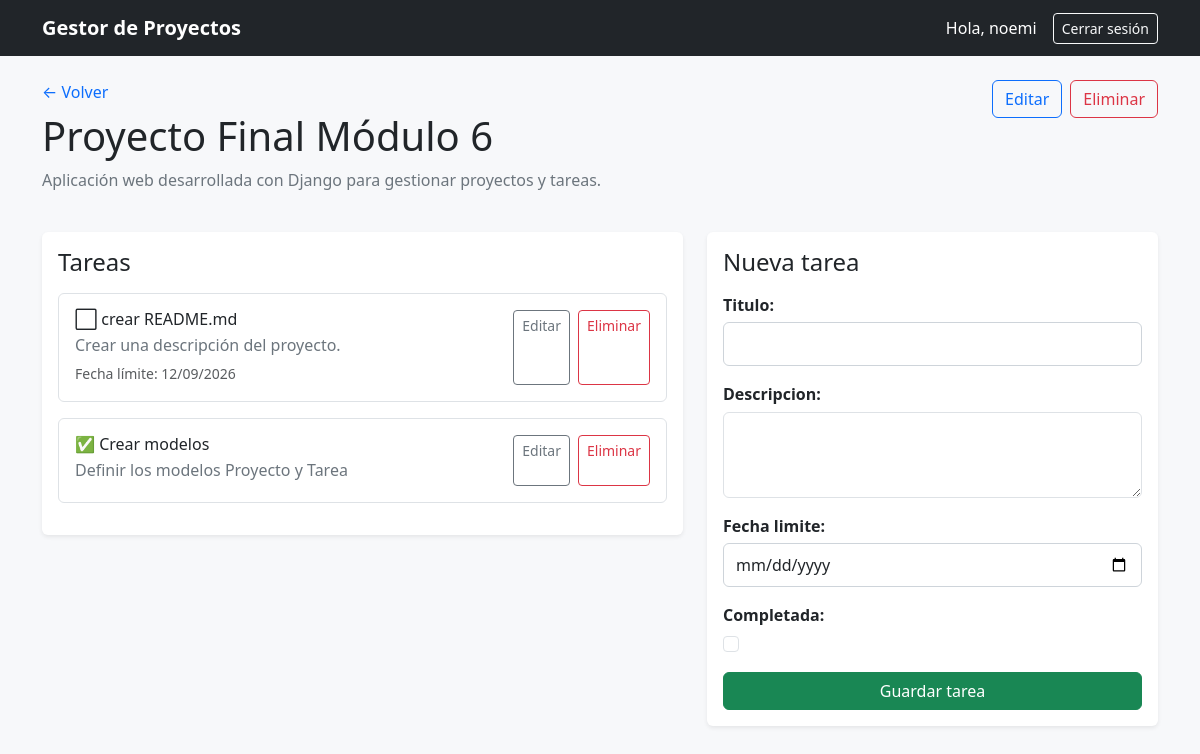
Page /proyectos/2/ (signed in) on the committed database.
### proyectos/models.py (models this page shows, shortened)
class Proyecto(models.Model):
    nombre = models.CharField(max_length=120)
    descripcion = models.TextField(blank=True)
    fecha_creacion = models.DateTimeField(auto_now_add=True)
    usuario = models.ForeignKey(
        User,
        on_delete=models.CASCADE,
        related_name="proyectos"
    )
    class Meta:
        ordering = ["-fecha_creacion"]

class Tarea(models.Model):
    proyecto = models.ForeignKey(
        Proyecto,
        on_delete=models.CASCADE,
        related_name="tareas"
    )
    titulo = models.CharField(max_length=120)
    descripcion = models.TextField(blank=True)
    fecha_limite = models.DateField(blank=True, null=True)
    completada = models.BooleanField(default=False)
    fecha_creacion = models.DateTimeField(auto_now_add=True)
    class Meta:
        ordering = ["completada", "fecha_limite", "-fecha_creacion"]

### proyectos/views.py (the view)
# urls.py: path("proyectos/<int:pk>/", ProyectoDetailView.as_view(), name="detalle"),
class ProyectoDetailView(LoginRequiredMixin, DetailView):
    model = Proyecto
    template_name = "proyectos/proyecto_detail.html"
    context_object_name = "proyecto"
    def get_queryset(self):
        return Proyecto.objects.filter(usuario=self.request.user)
    def get_context_data(self, **kwargs):
        context = super().get_context_data(**kwargs)
        context["tarea_form"] = TareaForm()
        return context

### proyectos/forms.py
class TareaForm(forms.ModelForm):
    class Meta:
        model = Tarea
        fields = ["titulo", "descripcion", "fecha_limite", "completada"]
        widgets = {
            "titulo": forms.TextInput(attrs={"class": "form-control"}),
            "descripcion": forms.Textarea(attrs={"class": "form-control", "rows": 3}),
            "fecha_limite": forms.DateInput(
                attrs={"class": "form-control", "type": "date"}
            ),
            "completada": forms.CheckboxInput(attrs={"class": "form-check-input"}),
        }

### proyectos/templates/proyectos/proyecto_detail.html (shortened to what this page needs)
{% extends "base.html" %}
{% block contenido %}
<div class="d-flex justify-content-between align-items-start mb-4">
    <div>
        <a href="{% url 'proyectos:lista' %}" class="text-decoration-none">← Volver</a>
        <h1 class="mt-2">{{ proyecto.nombre }}</h1>
        <p class="text-secondary">{{ proyecto.descripcion|default:"Sin descripción." }}</p>
    </div>
    <div class="d-flex gap-2">
        <a href="{% url 'proyectos:editar' proyecto.pk %}" class="btn btn-outline-primary">
            Editar
        </a>
        <a href="{% url 'proyectos:eliminar' proyecto.pk %}" class="btn btn-outline-danger">
            Eliminar
        </a>
    </div>
</div>
<div class="row g-4">
    <div class="col-lg-7">
        <div class="card shadow-sm">
            <div class="card-body">
                <h2 class="h4 mb-3">Tareas</h2>
                {% for tarea in proyecto.tareas.all %}
                    <div class="border rounded p-3 mb-3">
                        <div class="d-flex justify-content-between">
                            <div>
                                <h3 class="h6 mb-1">
                                    {% if tarea.completada %}✅{% else %}⬜{% endif %}
                                    {{ tarea.titulo }}
                                </h3>
                                <p class="mb-1 text-secondary">
                                    {{ tarea.descripcion|default:"Sin descripción." }}
                                </p>
                                {% if tarea.fecha_limite %}
                                    <small class="text-muted">
                                        Fecha límite: {{ tarea.fecha_limite|date:"d/m/Y" }}
                                    </small>
                                {% endif %}
                            </div>
                            <div class="d-flex gap-2">
                                <a href="{% url 'proyectos:tarea_editar' tarea.pk %}"
                                   class="btn btn-sm btn-outline-secondary">Editar</a>
                                <a href="{% url 'proyectos:tarea_eliminar' tarea.pk %}"
                                   class="btn btn-sm btn-outline-danger">Eliminar</a>
                            </div>
                        </div>
                    </div>
                {% empty %}
                    <p class="text-secondary">Este proyecto todavía no tiene tareas.</p>
                {% endfor %}
            </div>
        </div>
    </div>
    <div class="col-lg-5">
        <div class="card shadow-sm">
            <div class="card-body">
                <h2 class="h4 mb-3">Nueva tarea</h2>
                <form method="POST" action="{% url 'proyectos:tarea_nueva' proyecto.pk %}">
                    {{ tarea_form.as_p }}
                    <button type="submit" class="btn btn-success w-100">
                        Guardar tarea
                    </button>
                </form>
            </div>
        </div>
    </div>
</div>
{% endblock %}

### templates/base.html (shortened to what this page needs)
{% load static %}
<!DOCTYPE html>
<html lang="es">
<head>
    <link href="https://cdn.jsdelivr.net/npm/bootstrap@5.3.3/dist/css/bootstrap.min.css" rel="stylesheet">
    <link rel="stylesheet" href="{% static 'css/estilos.css' %}">
</head>
<body>
<nav class="navbar navbar-expand-lg navbar-dark bg-dark mb-4">
    <div class="container">
        <a class="navbar-brand fw-semibold" href="{% url 'proyectos:lista' %}">
            Gestor de Proyectos
        </a>
        <div class="ms-auto d-flex align-items-center gap-2">
            {% if user.is_authenticated %}
                <span class="text-white me-2">Hola, {{ user.username }}</span>
                <form method="POST" action="{% url 'logout' %}">
                    <button type="submit" class="btn btn-outline-light btn-sm">Cerrar sesión</button>
                </form>
            {% else %}
                <a href="{% url 'login' %}" class="btn btn-outline-light btn-sm">Iniciar sesión</a>
                <a href="{% url 'registro' %}" class="btn btn-light btn-sm">Registrarse</a>
            {% endif %}
        </div>
    </div>
</nav>
<main class="container pb-5">
    {% block contenido %}{% endblock %}
</main>
</body>
</html>

### static/css/estilos.css (style rules this page uses)
body { background: #f7f8fa; }
.card { border: 0; }
form p { margin-bottom: 1rem; }
form p label { display: block; font-weight: 600; margin-bottom: .35rem; }
form p input:not([type="checkbox"]), form p textarea, form p select { width: 100%; padding: .55rem .75rem; border: 1px solid #ced4da; border-radius: .375rem; }

### rows in the picture
Proyecto: nombre "Proyecto Final Módulo 6", descripcion "Aplicación web desarrollada con Django para gestionar proyectos y tareas."
Tarea: titulo "crear README.md", descripcion "Crear una descripción del proyecto.", fecha_limite "12/09/2026"
Tarea: titulo "Crear modelos", descripcion "Definir los modelos Proyecto y Tarea"

### other values in the picture
{{ user.username }} "noemi"
